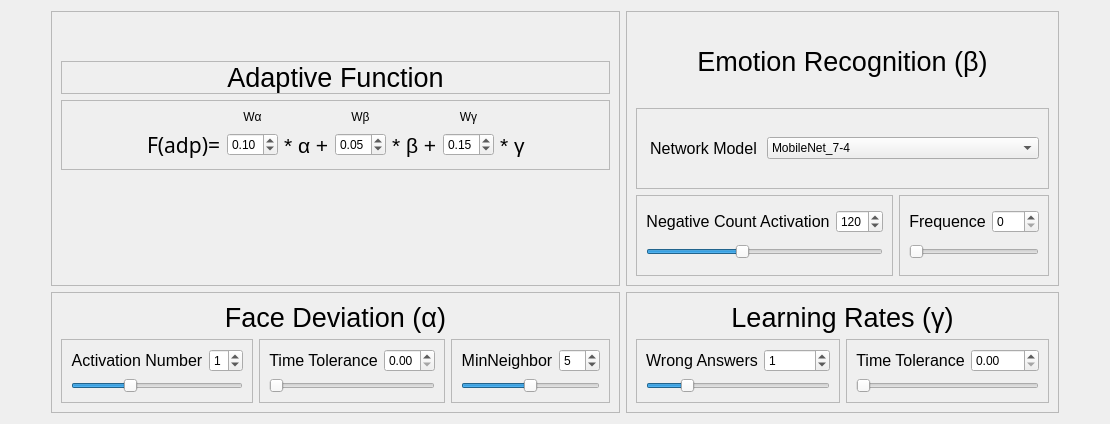
      <widget class="QWidget" name="tab_adapt">
       <attribute name="title">
        <string>Adaption</string>
       </attribute>
       <layout class="QGridLayout" name="gridLayout_35">
        <item row="0" column="1">
         <widget class="QFrame" name="frame_45">
          <property name="frameShape">
           <enum>QFrame::StyledPanel</enum>
          </property>
          <property name="frameShadow">
           <enum>QFrame::Raised</enum>
          </property>
          <layout class="QGridLayout" name="gridLayout_43">
           <item row="6" column="1">
            <spacer name="verticalSpacer_7">
             <property name="orientation">
              <enum>Qt::Vertical</enum>
             </property>
             <property name="sizeHint" stdset="0">
              <size>
               <width>20</width>
               <height>40</height>
              </size>
             </property>
            </spacer>
           </item>
           <item row="4" column="1">
            <spacer name="verticalSpacer_10">
             <property name="orientation">
              <enum>Qt::Vertical</enum>
             </property>
             <property name="sizeHint" stdset="0">
              <size>
               <width>20</width>
               <height>40</height>
              </size>
             </property>
            </spacer>
           </item>
           <item row="1" column="1">
            <spacer name="verticalSpacer_9">
             <property name="orientation">
              <enum>Qt::Vertical</enum>
             </property>
             <property name="sizeHint" stdset="0">
              <size>
               <width>20</width>
               <height>40</height>
              </size>
             </property>
            </spacer>
           </item>
           <item row="5" column="1">
            <widget class="QLabel" name="label_75">
             <property name="text">
              <string/>
             </property>
             <property name="pixmap">
              <pixmap resource="imgs.qrc">:/imgs/Adaptive_SBIE.png</pixmap>
             </property>
             <property name="scaledContents">
              <bool>true</bool>
             </property>
             <property name="alignment">
              <set>Qt::AlignCenter</set>
             </property>
            </widget>
           </item>
           <item row="5" column="0">
            <spacer name="horizontalSpacer_11">
             <property name="orientation">
              <enum>Qt::Horizontal</enum>
             </property>
             <property name="sizeHint" stdset="0">
              <size>
               <width>40</width>
               <height>20</height>
              </size>
             </property>
            </spacer>
           </item>
           <item row="5" column="2">
            <spacer name="horizontalSpacer_12">
             <property name="orientation">
              <enum>Qt::Horizontal</enum>
             </property>
             <property name="sizeHint" stdset="0">
              <size>
               <width>40</width>
               <height>20</height>
              </size>
             </property>
            </spacer>
           </item>
           <item row="2" column="0" colspan="3">
            <widget class="QLabel" name="label_70">
             <property name="font">
              <font>
               <family>Ubuntu</family>
               <pointsize>20</pointsize>
              </font>
             </property>
             <property name="frameShape">
              <enum>QFrame::StyledPanel</enum>
             </property>
             <property name="text">
              <string>Adaptive Function</string>
             </property>
             <property name="alignment">
              <set>Qt::AlignCenter</set>
             </property>
            </widget>
           </item>
           <item row="3" column="0" colspan="3">
            <widget class="QFrame" name="frame_53">
             <property name="frameShape">
              <enum>QFrame::StyledPanel</enum>
             </property>
             <property name="frameShadow">
              <enum>QFrame::Raised</enum>
             </property>
             <layout class="QGridLayout" name="gridLayout_26">
              <item row="0" column="4">
               <widget class="QLabel" name="label_81">
                <property name="text">
                 <string>Wβ</string>
                </property>
                <property name="alignment">
                 <set>Qt::AlignCenter</set>
                </property>
               </widget>
              </item>
              <item row="1" column="6">
               <widget class="QDoubleSpinBox" name="gamaWeight">
                <property name="maximum">
                 <double>1.000000000000000</double>
                </property>
                <property name="singleStep">
                 <double>0.000000000000000</double>
                </property>
                <property name="value">
                 <double>0.150000000000000</double>
                </property>
               </widget>
              </item>
              <item row="1" column="7">
               <widget class="QLabel" name="label_74">
                <property name="font">
                 <font>
                  <pointsize>16</pointsize>
                 </font>
                </property>
                <property name="text">
                 <string>* γ</string>
                </property>
               </widget>
              </item>
              <item row="1" column="4">
               <widget class="QDoubleSpinBox" name="betaWeight">
                <property name="maximum">
                 <double>1.000000000000000</double>
                </property>
                <property name="singleStep">
                 <double>0.010000000000000</double>
                </property>
                <property name="value">
                 <double>0.050000000000000</double>
                </property>
               </widget>
              </item>
              <item row="1" column="5">
               <widget class="QLabel" name="label_72">
                <property name="font">
                 <font>
                  <pointsize>16</pointsize>
                 </font>
                </property>
                <property name="text">
                 <string>* β +</string>
                </property>
               </widget>
              </item>
              <item row="1" column="1">
               <widget class="QLabel" name="label_71">
                <property name="font">
                 <font>
                  <family>Abyssinica SIL</family>
                  <pointsize>16</pointsize>
                 </font>
                </property>
                <property name="text">
                 <string>F(adp)=</string>
                </property>
               </widget>
              </item>
              <item row="1" column="2">
               <widget class="QDoubleSpinBox" name="alfaWeight">
                <property name="maximum">
                 <double>1.000000000000000</double>
                </property>
                <property name="singleStep">
                 <double>0.010000000000000</double>
                </property>
                <property name="value">
                 <double>0.100000000000000</double>
                </property>
               </widget>
              </item>
              <item row="1" column="3">
               <widget class="QLabel" name="label_73">
                <property name="font">
                 <font>
                  <pointsize>16</pointsize>
                 </font>
                </property>
                <property name="text">
                 <string>* α +</string>
                </property>
               </widget>
              </item>
              <item row="0" column="2">
               <widget class="QLabel" name="label_80">
                <property name="text">
                 <string>Wα</string>
                </property>
                <property name="alignment">
                 <set>Qt::AlignCenter</set>
                </property>
               </widget>
              </item>
              <item row="0" column="6">
               <widget class="QLabel" name="label_82">
                <property name="text">
                 <string>Wγ</string>
                </property>
                <property name="alignment">
                 <set>Qt::AlignCenter</set>
                </property>
               </widget>
              </item>
              <item row="1" column="0">
               <spacer name="horizontalSpacer_8">
                <property name="orientation">
                 <enum>Qt::Horizontal</enum>
                </property>
                <property name="sizeHint" stdset="0">
                 <size>
                  <width>40</width>
                  <height>20</height>
                 </size>
                </property>
               </spacer>
              </item>
              <item row="1" column="8">
               <spacer name="horizontalSpacer_9">
                <property name="orientation">
                 <enum>Qt::Horizontal</enum>
                </property>
                <property name="sizeHint" stdset="0">
                 <size>
                  <width>40</width>
                  <height>20</height>
                 </size>
                </property>
               </spacer>
              </item>
             </layout>
            </widget>
           </item>
          </layout>
         </widget>
        </item>
        <item row="0" column="2">
         <widget class="QFrame" name="frame_32">
          <property name="frameShape">
           <enum>QFrame::StyledPanel</enum>
          </property>
          <property name="frameShadow">
           <enum>QFrame::Raised</enum>
          </property>
          <layout class="QGridLayout" name="gridLayout_18">
           <item row="1" column="0" colspan="2">
            <widget class="QFrame" name="frame_33">
             <property name="minimumSize">
              <size>
               <width>0</width>
               <height>0</height>
              </size>
             </property>
             <property name="maximumSize">
              <size>
               <width>1000</width>
               <height>1000</height>
              </size>
             </property>
             <property name="frameShape">
              <enum>QFrame::StyledPanel</enum>
             </property>
             <property name="frameShadow">
              <enum>QFrame::Raised</enum>
             </property>
             <layout class="QHBoxLayout" name="horizontalLayout_8">
              <item>
               <widget class="QLabel" name="label_60">
                <property name="maximumSize">
                 <size>
                  <width>115</width>
                  <height>29</height>
                 </size>
                </property>
                <property name="font">
                 <font>
                  <family>Ubuntu</family>
                  <pointsize>12</pointsize>
                 </font>
                </property>
                <property name="text">
                 <string>Network Model</string>
                </property>
                <property name="alignment">
                 <set>Qt::AlignCenter</set>
                </property>
               </widget>
              </item>
              <item>
               <widget class="QComboBox" name="emoModel_comboBox">
                <property name="currentIndex">
                 <number>4</number>
                </property>
                <item>
                 <property name="text">
                  <string>Inception_1</string>
                 </property>
                </item>
                <item>
                 <property name="text">
                  <string>Inception_4-4</string>
                 </property>
                </item>
                <item>
                 <property name="text">
                  <string>Inception_7-4</string>
                 </property>
                </item>
                <item>
                 <property name="text">
                  <string>MobileNet_1</string>
                 </property>
                </item>
                <item>
                 <property name="text">
                  <string>MobileNet_7-4</string>
                 </property>
                </item>
                <item>
                 <property name="text">
                  <string>MobileNet_4-4</string>
                 </property>
                </item>
               </widget>
              </item>
             </layout>
            </widget>
           </item>
           <item row="2" column="0">
            <widget class="QFrame" name="frame_43">
             <property name="frameShape">
              <enum>QFrame::StyledPanel</enum>
             </property>
             <property name="frameShadow">
              <enum>QFrame::Raised</enum>
             </property>
             <layout class="QGridLayout" name="gridLayout_29">
              <item row="0" column="0">
               <widget class="QLabel" name="label_68">
                <property name="font">
                 <font>
                  <family>Ubuntu</family>
                  <pointsize>12</pointsize>
                 </font>
                </property>
                <property name="text">
                 <string>Negative Count Activation</string>
                </property>
                <property name="alignment">
                 <set>Qt::AlignCenter</set>
                </property>
               </widget>
              </item>
              <item row="0" column="1">
               <widget class="QSpinBox" name="negEmoAct__spinBox">
                <property name="maximum">
                 <number>300</number>
                </property>
                <property name="value">
                 <number>120</number>
                </property>
               </widget>
              </item>
              <item row="1" column="0" colspan="2">
               <widget class="QSlider" name="negEmoAct_horizontalSlider">
                <property name="maximum">
                 <number>300</number>
                </property>
                <property name="singleStep">
                 <number>10</number>
                </property>
                <property name="value">
                 <number>120</number>
                </property>
                <property name="orientation">
                 <enum>Qt::Horizontal</enum>
                </property>
               </widget>
              </item>
             </layout>
            </widget>
           </item>
           <item row="2" column="1">
            <widget class="QFrame" name="frame_34">
             <property name="frameShape">
              <enum>QFrame::StyledPanel</enum>
             </property>
             <property name="frameShadow">
              <enum>QFrame::Raised</enum>
             </property>
             <layout class="QGridLayout" name="gridLayout_30">
              <item row="0" column="0">
               <widget class="QLabel" name="label_61">
                <property name="font">
                 <font>
                  <family>Ubuntu</family>
                  <pointsize>12</pointsize>
                 </font>
                </property>
                <property name="text">
                 <string>Frequence</string>
                </property>
                <property name="alignment">
                 <set>Qt::AlignCenter</set>
                </property>
               </widget>
              </item>
              <item row="0" column="1">
               <widget class="QSpinBox" name="emoFreq_spinBox">
                <property name="maximum">
                 <number>200</number>
                </property>
               </widget>
              </item>
              <item row="1" column="0" colspan="2">
               <widget class="QSlider" name="emoFreq_horizontalSlider">
                <property name="maximum">
                 <number>200</number>
                </property>
                <property name="singleStep">
                 <number>10</number>
                </property>
                <property name="orientation">
                 <enum>Qt::Horizontal</enum>
                </property>
               </widget>
              </item>
             </layout>
            </widget>
           </item>
           <item row="0" column="0" colspan="2">
            <widget class="QLabel" name="label_59">
             <property name="font">
              <font>
               <family>Ubuntu</family>
               <pointsize>20</pointsize>
              </font>
             </property>
             <property name="text">
              <string>Emotion Recognition (β)</string>
             </property>
             <property name="alignment">
              <set>Qt::AlignCenter</set>
             </property>
            </widget>
           </item>
          </layout>
         </widget>
        </item>
        <item row="1" column="1">
         <widget class="QFrame" name="frame_7">
          <property name="frameShape">
           <enum>QFrame::StyledPanel</enum>
          </property>
          <property name="frameShadow">
           <enum>QFrame::Raised</enum>
          </property>
          <layout class="QGridLayout" name="gridLayout_14">
           <item row="1" column="2">
            <widget class="QFrame" name="frame_30">
             <property name="frameShape">
              <enum>QFrame::StyledPanel</enum>
             </property>
             <property name="frameShadow">
              <enum>QFrame::Raised</enum>
             </property>
             <layout class="QGridLayout" name="gridLayout_33">
              <item row="0" column="0">
               <widget class="QLabel" name="label_57">
                <property name="font">
                 <font>
                  <family>Ubuntu</family>
                  <pointsize>12</pointsize>
                 </font>
                </property>
                <property name="text">
                 <string>MinNeighbor</string>
                </property>
                <property name="alignment">
                 <set>Qt::AlignCenter</set>
                </property>
               </widget>
              </item>
              <item row="0" column="1">
               <widget class="QSpinBox" name="minNei_spinBox">
                <property name="maximum">
                 <number>10</number>
                </property>
                <property name="value">
                 <number>5</number>
                </property>
               </widget>
              </item>
              <item row="1" column="0" colspan="2">
               <widget class="QSlider" name="minNei_horizontalSlider">
                <property name="maximum">
                 <number>10</number>
                </property>
                <property name="value">
                 <number>5</number>
                </property>
                <property name="orientation">
                 <enum>Qt::Horizontal</enum>
                </property>
               </widget>
              </item>
             </layout>
            </widget>
           </item>
           <item row="1" column="0">
            <widget class="QFrame" name="frame_36">
             <property name="frameShape">
              <enum>QFrame::StyledPanel</enum>
             </property>
             <property name="frameShadow">
              <enum>QFrame::Raised</enum>
             </property>
             <layout class="QGridLayout" name="gridLayout_31">
              <item row="0" column="0">
               <widget class="QLabel" name="label_63">
                <property name="font">
                 <font>
                  <family>Ubuntu</family>
                  <pointsize>12</pointsize>
                 </font>
                </property>
                <property name="text">
                 <string>Activation Number</string>
                </property>
                <property name="alignment">
                 <set>Qt::AlignCenter</set>
                </property>
               </widget>
              </item>
              <item row="0" column="1">
               <widget class="QSpinBox" name="face_dev_activation">
                <property name="maximum">
                 <number>3</number>
                </property>
                <property name="value">
                 <number>1</number>
                </property>
               </widget>
              </item>
              <item row="1" column="0" colspan="2">
               <widget class="QSlider" name="actNum_horizontalSlider">
                <property name="maximum">
                 <number>3</number>
                </property>
                <property name="value">
                 <number>1</number>
                </property>
                <property name="orientation">
                 <enum>Qt::Horizontal</enum>
                </property>
               </widget>
              </item>
             </layout>
            </widget>
           </item>
           <item row="1" column="1">
            <widget class="QFrame" name="frame_31">
             <property name="frameShape">
              <enum>QFrame::StyledPanel</enum>
             </property>
             <property name="frameShadow">
              <enum>QFrame::Raised</enum>
             </property>
             <layout class="QGridLayout" name="gridLayout_32">
              <item row="0" column="0">
               <widget class="QLabel" name="label_58">
                <property name="font">
                 <font>
                  <family>Ubuntu</family>
                  <pointsize>12</pointsize>
                 </font>
                </property>
                <property name="text">
                 <string>Time Tolerance</string>
                </property>
                <property name="alignment">
                 <set>Qt::AlignCenter</set>
                </property>
               </widget>
              </item>
              <item row="2" column="0" colspan="2">
               <widget class="QSlider" name="timeTol_horizontalSlider">
                <property name="singleStep">
                 <number>0</number>
                </property>
                <property name="orientation">
                 <enum>Qt::Horizontal</enum>
                </property>
               </widget>
              </item>
              <item row="0" column="1">
               <widget class="QDoubleSpinBox" name="timeTol_doubleSpinBox">
                <property name="maximum">
                 <double>5.000000000000000</double>
                </property>
                <property name="singleStep">
                 <double>0.100000000000000</double>
                </property>
               </widget>
              </item>
             </layout>
            </widget>
           </item>
           <item row="0" column="0" colspan="3">
            <widget class="QLabel" name="label_56">
             <property name="font">
              <font>
               <family>Ubuntu</family>
               <pointsize>20</pointsize>
              </font>
             </property>
             <property name="text">
              <string>Face Deviation (α)</string>
             </property>
             <property name="alignment">
              <set>Qt::AlignCenter</set>
             </property>
            </widget>
           </item>
          </layout>
         </widget>
        </item>
        <item row="1" column="2">
         <widget class="QFrame" name="frame_35">
          <property name="frameShape">
           <enum>QFrame::StyledPanel</enum>
          </property>
          <property name="frameShadow">
           <enum>QFrame::Raised</enum>
          </property>
          <layout class="QGridLayout" name="gridLayout_34">
           <item row="1" column="0">
            <widget class="QFrame" name="frame_38">
             <property name="frameShape">
              <enum>QFrame::StyledPanel</enum>
             </property>
             <property name="frameShadow">
              <enum>QFrame::Raised</enum>
             </property>
             <layout class="QGridLayout" name="gridLayout_27">
              <item row="1" column="0" colspan="2">
               <widget class="QSlider" name="wrongAns_horizontalSlider">
                <property name="maximum">
                 <number>5</number>
                </property>
                <property name="value">
                 <number>1</number>
                </property>
                <property name="orientation">
                 <enum>Qt::Horizontal</enum>
                </property>
               </widget>
              </item>
              <item row="0" column="0">
               <widget class="QLabel" name="label_65">
                <property name="font">
                 <font>
                  <family>Ubuntu</family>
                  <pointsize>12</pointsize>
                 </font>
                </property>
                <property name="text">
                 <string>Wrong Answers</string>
                </property>
                <property name="alignment">
                 <set>Qt::AlignCenter</set>
                </property>
               </widget>
              </item>
              <item row="0" column="1">
               <widget class="QSpinBox" name="wrongAns_timeTol_spinBox">
                <property name="maximum">
                 <number>5</number>
                </property>
                <property name="value">
                 <number>1</number>
                </property>
               </widget>
              </item>
             </layout>
            </widget>
           </item>
           <item row="1" column="1">
            <widget class="QFrame" name="frame_37">
             <property name="frameShape">
              <enum>QFrame::StyledPanel</enum>
             </property>
             <property name="frameShadow">
              <enum>QFrame::Raised</enum>
             </property>
             <layout class="QGridLayout" name="gridLayout_28">
              <item row="0" column="0">
               <widget class="QLabel" name="label_64">
                <property name="font">
                 <font>
                  <family>Ubuntu</family>
                  <pointsize>12</pointsize>
                 </font>
                </property>
                <property name="text">
                 <string>Time Tolerance</string>
                </property>
                <property name="alignment">
                 <set>Qt::AlignCenter</set>
                </property>
               </widget>
              </item>
              <item row="0" column="1">
               <widget class="QDoubleSpinBox" name="learningTime_doubleSpinBox"/>
              </item>
              <item row="2" column="0" colspan="2">
               <widget class="QSlider" name="learningTime_horizontalSlider">
                <property name="orientation">
                 <enum>Qt::Horizontal</enum>
                </property>
               </widget>
              </item>
             </layout>
            </widget>
           </item>
           <item row="0" column="0" colspan="2">
            <widget class="QLabel" name="label_62">
             <property name="font">
              <font>
               <family>Ubuntu</family>
               <pointsize>20</pointsize>
              </font>
             </property>
             <property name="text">
              <string>Learning Rates (γ)</string>
             </property>
             <property name="alignment">
              <set>Qt::AlignCenter</set>
             </property>
            </widget>
           </item>
          </layout>
         </widget>
        </item>
        <item row="0" column="0">
         <spacer name="horizontalSpacer">
          <property name="orientation">
           <enum>Qt::Horizontal</enum>
          </property>
          <property name="sizeHint" stdset="0">
           <size>
            <width>40</width>
            <height>20</height>
           </size>
          </property>
         </spacer>
        </item>
        <item row="0" column="3">
         <spacer name="horizontalSpacer_5">
          <property name="orientation">
           <enum>Qt::Horizontal</enum>
          </property>
          <property name="sizeHint" stdset="0">
           <size>
            <width>40</width>
            <height>20</height>
           </size>
          </property>
         </spacer>
        </item>
       </layout>
       <zorder>frame_7</zorder>
       <zorder>frame_32</zorder>
       <zorder>frame_35</zorder>
       <zorder>frame_45</zorder>
       <zorder>horizontalSpacer</zorder>
       <zorder>horizontalSpacer_5</zorder>
      </widget>
